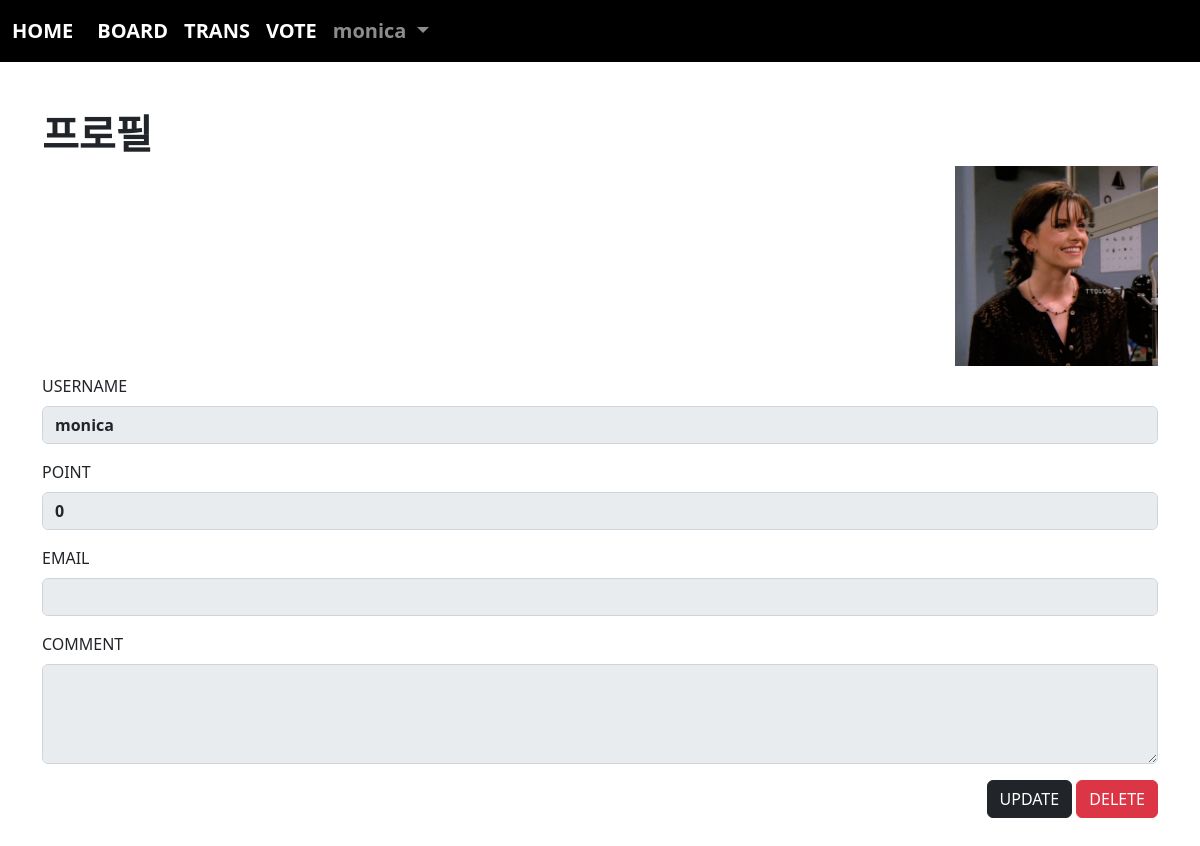
The page /acc/profile/ (signed in) on the database its author committed.
### acc/models.py (models this page shows)
class User(AbstractUser):
    pic = models.ImageField(upload_to="user/%y/%m")
    comment = models.TextField(blank=True)
    point = models.IntegerField(default=0)
    def getpic(self):
        if self.pic:
            return self.pic.url
        return '/media/logo.jpeg'

### acc/views.py (the view)
# urls.py: path('profile/', views.profile, name="profile"),
def profile(request):
    return render(request, "acc/profile.html")

### templates/acc/profile.html (shortened to what this page needs)
{% extends 'base.html' %}
{% block con %}
    <h1><b>프로필</b></h1>
    <div class="text-end mt-2">
        <img src="{{user.getpic}}" height="200px">
    </div>
    <div class="mb-3 mt-2">
        <label class="form-label">USERNAME</label>
        <input type="text" value="{{user}}" disabled class="form-control" style="font-weight: bold;">
    </div>
    <div class="mb-3">
        <label class="form-label">POINT</label>
        <input type="text" value="{{user.point}}" style="font-weight: bold;" disabled class="form-control">
    </div>
    <div class="mb-3">
        <label class="form-label">EMAIL</label>
        <input type="text" value="{{user.email}}" style="font-weight: bold;" disabled class="form-control">
    </div>
    <div class="mb-3">
        <label class="form-label">COMMENT</label>
        <textarea class="form-control" disabled style="font-weight: bold; height: 100px;">{{user.comment}}</textarea>
    </div>
    <div class="text-end">
        <a href="{% url 'acc:update' %}"><button class="btn btn-dark">UPDATE</button></a>
        <button type="button" class="btn btn-danger" data-bs-toggle="modal" data-bs-target="#exampleModal">
            DELETE
        </button>
    </div>
{% endblock %}

### templates/base.html (shortened to what this page needs)
<!doctype html>
<html lang="en">
    <head>
        <link href="https://cdn.jsdelivr.net/npm/bootstrap@5.2.0-beta1/dist/css/bootstrap.min.css" rel="stylesheet">
    </head>
    <body>
        {% if user.is_authenticated %}
        <nav class="navbar navbar-expand-lg navbar-dark" style="background-color: rgb(0, 0, 0); font-weight: bold; font-size: 20px;">
            <div class="container-fluid">
                <a class="navbar-brand" href="{% url 'acc:index' %}">HOME</a>
                <div class="collapse navbar-collapse" id="navbarSupportedContent">
                    <ul class="navbar-nav me-auto mb-2 mb-lg-0">
                        <li class="nav-item">
                            <a class="nav-link active" aria-current="page" href="{% url 'board:index' %}">BOARD</a>
                        </li>
                        <li class="nav-item">
                            <a class="nav-link active" aria-current="page" href="{% url 'trans:index' %}">TRANS</a>
                        </li>
                        <li class="nav-item">
                            <a class="nav-link active" aria-current="page" href="#">VOTE</a>
                        </li>
                        <li class="nav-item dropdown">
                            <a class="nav-link dropdown-toggle" href="#" id="navbarDropdown" role="button" data-bs-toggle="dropdown" aria-expanded="false">
                                {{ user }}
                            </a>
                        </li>
                    </ul>
                </div>
            </div>
        </nav>
        {% endif %}
        <div class="container mt-5 mb-5">
            {% if user.is_authenticated %}
                {% block con %}{% endblock %}
            {% endif %}
        </div>
    </body>
</html>

### rows shown on the page
User: username "monica", getpic (picture), point "0"
